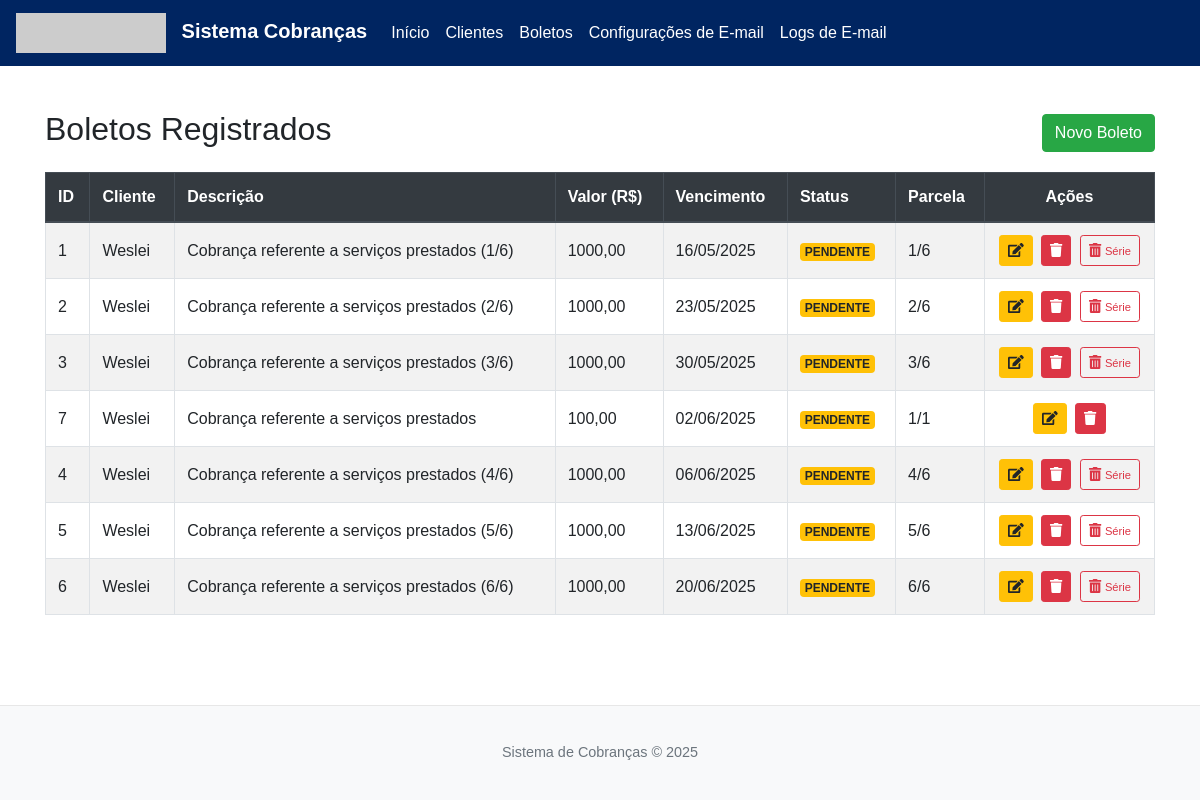
The app's page /boletos, older data.
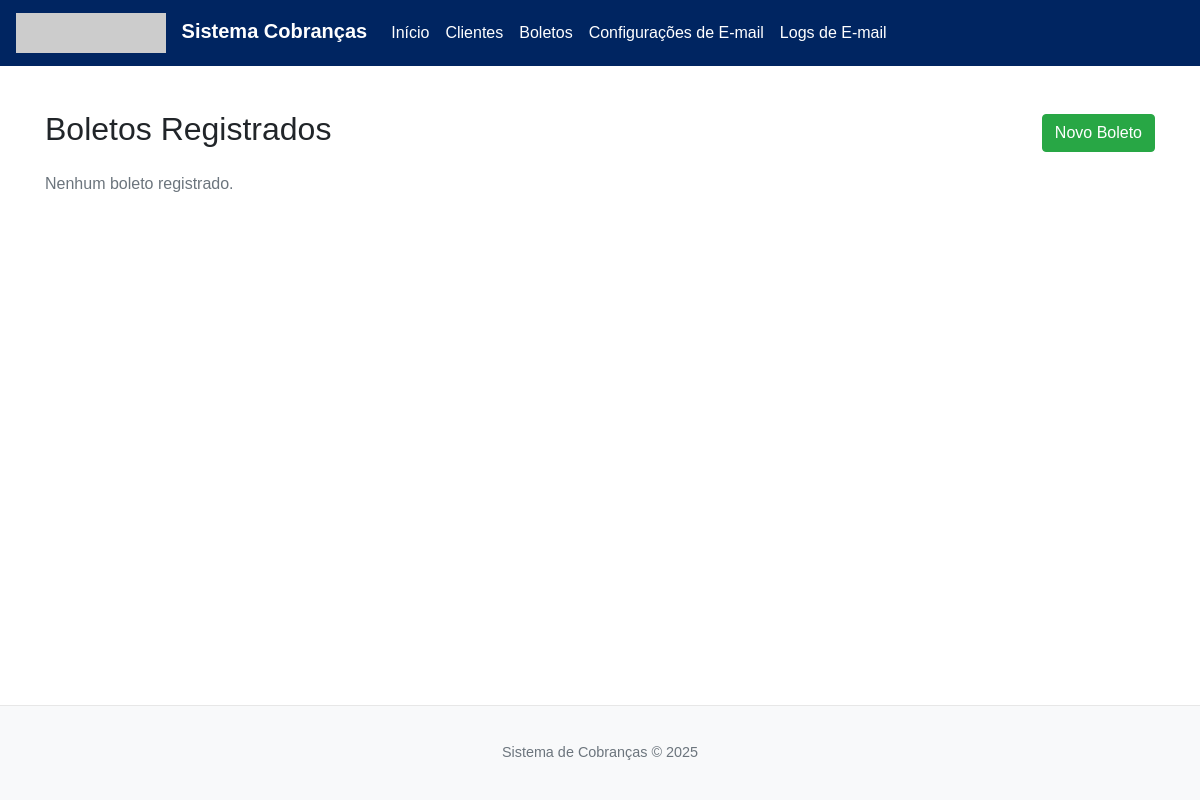
The same page, newer data.
### database.py (models this page shows, shortened)
class Boleto(db.Model):
    __tablename__ = 'boleto'
    id = db.Column(db.Integer, primary_key=True)
    public_id = db.Column(db.String(36), unique=True, nullable=False, default=generate_uuid)
    descricao_base = db.Column(db.String(180), nullable=False, default="Cobrança")
    descricao_completa = db.Column(db.String(200), nullable=True)
    valor = db.Column(db.Float, nullable=False)
    data_vencimento = db.Column(db.Date, nullable=False)
    periodicidade_replicacao = db.Column(db.String(20), nullable=False, default='mensal')
    numero_parcelas = db.Column(db.Integer, nullable=False, default=1)
    grupo_replicacao_id = db.Column(db.String(36), nullable=True)
    parcela_atual = db.Column(db.Integer, default=1, nullable=False)
    cliente_id = db.Column(db.Integer, db.ForeignKey('cliente.id', name='fk_boleto_cliente_id'), nullable=False)
    status = db.Column(db.String(20), nullable=False, default='pendente')
    data_pagamento = db.Column(db.Date, nullable=True)
    __table_args__ = (Index('ix_boleto_public_id', 'public_id'),)

class Cliente(db.Model):
    __tablename__ = 'cliente'
    id = db.Column(db.Integer, primary_key=True)
    public_id = db.Column(db.String(36), unique=True, nullable=False)
    nome = db.Column(db.String(150), nullable=False)
    email_principal = db.Column(db.String(120), unique=True, nullable=True)
    telefone_principal = db.Column(db.String(20), nullable=True)
    contatos = db.relationship('Contato', backref='cliente', lazy=True, cascade="all, delete-orphan")
    boletos = db.relationship('Boleto', backref='cliente', lazy=True, cascade="all, delete-orphan")
    __table_args__ = (Index('ix_cliente_public_id', 'public_id'),)

### app.py (the view)
@main_bp.route('/boletos')
def listar_boletos():
    todos_os_boletos = Boleto.query.join(Cliente).order_by(Boleto.status.asc(), Boleto.data_vencimento.asc(), Boleto.grupo_replicacao_id, Boleto.parcela_atual.asc()).all()
    todos_clientes_para_modal = Cliente.query.order_by(Cliente.nome).all()
    return render_template('boletos.html',
                           lista_completa_boletos=todos_os_boletos,
                           todos_clientes_para_modal=todos_clientes_para_modal)

### database.py (called while the page is built)
@event.listens_for(Engine, "connect")
def _set_sqlite_pragma(dbapi_connection, connection_record):
    if isinstance(dbapi_connection, SQLite3Connection):
        cursor = dbapi_connection.cursor()
        cursor.execute("PRAGMA foreign_keys=ON;")
        cursor.close()

### templates/boletos.html (shortened to what this page needs)
{% extends "base.html" %}
{% block head_extra %}
<link rel="stylesheet" href="https://cdnjs.cloudflare.com/ajax/libs/font-awesome/5.15.3/css/all.min.css">
<link rel="stylesheet" href="https://cdn.datatables.net/1.13.8/css/dataTables.bootstrap4.min.css">
{% endblock %}
{% block content %}
<div class="d-flex justify-content-between align-items-center mb-3">
    <h2>Boletos Registrados</h2>
    <a href="{{ url_for('main.novo_boleto') }}" class="btn btn-success">Novo Boleto</a>
</div>
{% if lista_completa_boletos %}
<div class="table-responsive">
    <table id="boletosTable" class="table table-hover table-striped table-bordered" style="width:100%">
        <thead class="thead-dark">
            <tr>
                <th>ID</th>
                <th>Cliente</th>
                <th>Descrição</th>
                <th>Valor (R$)</th>
                <th>Vencimento</th>
                <th>Status</th>
                <th>Parcela</th>
                <th class="actions-col no-sort">Ações</th>
            </tr>
        </thead>
        <tbody>
            {% for boleto in lista_completa_boletos %}
            <tr>
                <td>{{ boleto.id }}</td>
                <td>{{ boleto.cliente.nome }}</td>
                <td>{{ boleto.descricao_completa }}</td>
                <td>{{ "%.2f"|format(boleto.valor)|replace('.', ',') }}</td>
                <td>{{ boleto.data_vencimento.strftime('%d/%m/%Y') }}</td>
                <td>
                    {% if boleto.status == 'pago' %}<span class="badge badge-success">PAGO</span>
                    {% elif boleto.status == 'pendente' %}<span class="badge badge-warning">PENDENTE</span>
                    {% elif boleto.status == 'cancelado' %}<span class="badge badge-danger">CANCELADO</span>
                    {% else %}<span class="badge badge-secondary">{{ boleto.status|capitalize }}</span>{% endif %}
                </td>
                <td>{{ boleto.parcela_atual }}/{{ boleto.numero_parcelas }}</td>
                <td class="actions-col text-center">
                    <button class="btn btn-warning btn-sm btn-editar-boleto-modal-boletoshtml"
                            data-toggle="modal"
                            data-target="#modalEdicaoBoleto_BoletosHTML"
                            data-public-id="{{ boleto.public_id }}">
                        <i class="fas fa-edit"></i>
                    </button>
                    <button class="btn btn-danger btn-sm" data-toggle="modal" data-target="#confirmDeleteBoletoModal_{{ boleto.public_id }}" {% if boleto.status == 'pago' %}disabled{% endif %}>
                        <i class="fas fa-trash"></i>
                    </button>
                    {% if boleto.numero_parcelas > 1 and boleto.grupo_replicacao_id %}
                    <button class="btn btn-outline-danger btn-sm" data-toggle="modal" data-target="#confirmDeleteGrupoBoletoModal_{{ boleto.grupo_replicacao_id.replace('-', '') }}" {% if boleto.status == 'pago' %}disabled{% endif %}>
                        <i class="fas fa-trash-alt"></i> <small>Série</small>
                    </button>
                    {% endif %}
                </td>
            </tr>
            {% endfor %}
        </tbody>
    </table>
</div>
{% else %}
<p class="text-muted">Nenhum boleto registrado.</p>
{% endif %}
{% endblock %}

### templates/base.html (shortened to what this page needs)
<!DOCTYPE html>
<html lang="pt-BR">
<head>
    <link href="https://stackpath.bootstrapcdn.com/bootstrap/4.5.2/css/bootstrap.min.css" rel="stylesheet">
    <link rel="stylesheet" href="{{ url_for('static', filename='style.css') }}">
    {% block head_extra %}{% endblock %}
</head>
<body>
    <nav class="navbar navbar-expand-lg navbar-custom mb-4">
        <a class="navbar-brand" href="{{ url_for('main.index') }}">
            <img src="https://gesqual.com.br/wp-content/uploads/2025/02/Programa-de-indicacao-1.png" alt="Logo Sistema de Cobranças"
                 onerror="this.onerror=null; this.src='https://placehold.co/150x40/002561/FFFFFF?text=LogoIndisponivel';">
            Sistema Cobranças
        </a>
        <div class="collapse navbar-collapse" id="navbarNav">
            <ul class="navbar-nav mr-auto">
                <li class="nav-item"><a class="nav-link" href="{{ url_for('main.index') }}">Início</a></li>
                <li class="nav-item"><a class="nav-link" href="{{ url_for('main.listar_clientes') }}">Clientes</a></li>
                <li class="nav-item"><a class="nav-link" href="{{ url_for('main.listar_boletos') }}">Boletos</a></li>
                <li class="nav-item"><a class="nav-link" href="{{ url_for('main.configuracoes_email') }}">Configurações de E-mail</a></li>
                <li class="nav-item"><a class="nav-link" href="{{ url_for('main.listar_logs_email') }}">Logs de E-mail</a></li>
            </ul>
        </div>
    </nav>
    <div class="container">{% block content %}{% endblock %}</div>
    <footer class="footer mt-auto py-3 bg-light text-center">
        <div class="container"><span class="text-muted">Sistema de Cobranças &copy; <script>document.write(new Date().getFullYear())</script></span></div>
    </footer>
</body>
</html>

### static/style.css (style rules this page uses)
body { display: flex; flex-direction: column; min-height: 100vh; font-family: 'Arial', sans-serif; }
.container { flex: 1; padding-top: 20px; padding-bottom: 20px; }
.footer { background-color: #f8f9fa; padding: 1rem 0; text-align: center; font-size: 0.9em; border-top: 1px solid #e7e7e7; }
.navbar-brand { font-weight: bold; }

### templates/base.html (style rules this page uses)
.navbar-custom { background-color: #002561 !important; }
.navbar-custom .navbar-brand img { height: 40px; margin-right: 10px; }
.navbar-custom .navbar-brand, .navbar-custom .nav-link { color: #ffffff !important; }

Row changes from the older to the newer data that the page shows:
removed Boleto: id "1", cliente.nome "Weslei", descricao_completa "Cobrança referente a serviços prestados (1/6)", valor "1000,00", data_vencimento "16/05/2025", status "PENDENTE", parcela_atual "1", numero_parcelas "6"
removed Boleto: id "2", cliente.nome "Weslei", descricao_completa "Cobrança referente a serviços prestados (2/6)", valor "1000,00", data_vencimento "23/05/2025", status "PENDENTE", parcela_atual "2", numero_parcelas "6"
removed Boleto: id "3", cliente.nome "Weslei", descricao_completa "Cobrança referente a serviços prestados (3/6)", valor "1000,00", data_vencimento "30/05/2025", status "PENDENTE", parcela_atual "3", numero_parcelas "6"
removed Boleto: id "7", cliente.nome "Weslei", descricao_completa "Cobrança referente a serviços prestados", valor "100,00", data_vencimento "02/06/2025", status "PENDENTE", parcela_atual "1", numero_parcelas "1"
removed Boleto: id "4", cliente.nome "Weslei", descricao_completa "Cobrança referente a serviços prestados (4/6)", valor "1000,00", data_vencimento "06/06/2025", status "PENDENTE", parcela_atual "4", numero_parcelas "6"
removed Boleto: id "5", cliente.nome "Weslei", descricao_completa "Cobrança referente a serviços prestados (5/6)", valor "1000,00", data_vencimento "13/06/2025", status "PENDENTE", parcela_atual "5", numero_parcelas "6"
removed Boleto: id "6", cliente.nome "Weslei", descricao_completa "Cobrança referente a serviços prestados (6/6)", valor "1000,00", data_vencimento "20/06/2025", status "PENDENTE", parcela_atual "6", numero_parcelas "6"
Text that changed along with them:
text no longer shown: "ID Cliente Descrição Valor (R$) Vencimento Status Parcela Ações"
text now shown: "Nenhum boleto registrado."
